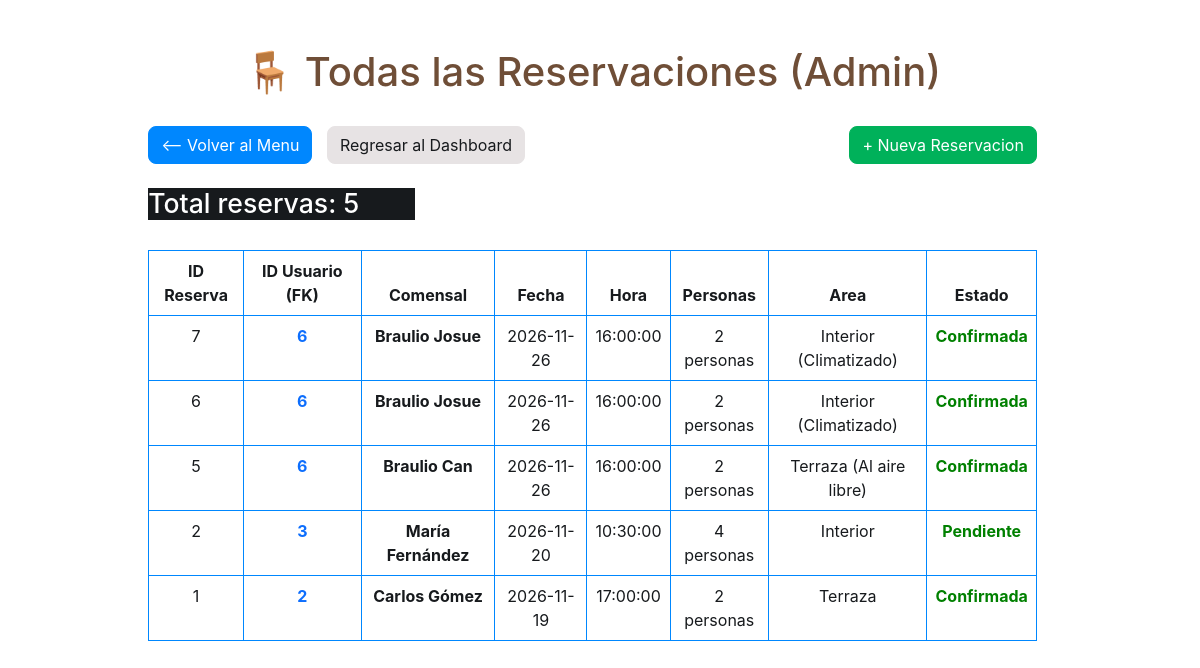
/vista/Verreservas.php (signed in), run on the app's committed database.
### tables this page shows
CREATE TABLE `reservaciones` (
  `id_reservacion` int(11) NOT NULL AUTO_INCREMENT,
  `id_user` int(11) NOT NULL,
  `nombre` varchar(100) DEFAULT NULL,
  `fecha` date NOT NULL,
  `hora` time NOT NULL,
  `personas` int(11) NOT NULL DEFAULT 2,
  `area` varchar(50) DEFAULT 'Interior' COMMENT 'Interior, Terraza, Barra, Zona Lounge',
  `notas` text DEFAULT NULL,
  `estado` enum('Pendiente','Confirmada','Cancelada','Completada') DEFAULT 'Pendiente',
  `creado_en` timestamp NOT NULL DEFAULT current_timestamp(),
  PRIMARY KEY (`id_reservacion`),
  KEY `fk_res_usuario` (`id_user`),
  CONSTRAINT `fk_res_usuario` FOREIGN KEY (`id_user`) REFERENCES `usuarios` (`id_user`) ON DELETE CASCADE
);

CREATE TABLE `usuarios` (
  `id_user` int(11) NOT NULL AUTO_INCREMENT,
  `nombre` varchar(50) NOT NULL,
  `apellido` varchar(50) NOT NULL,
  `email` varchar(100) NOT NULL,
  `password` varchar(255) NOT NULL,
  `tipo_usuario` int(11) NOT NULL DEFAULT 2 COMMENT '1: Administrador, 2: Comensal',
  `creado_en` timestamp NOT NULL DEFAULT current_timestamp(),
  PRIMARY KEY (`id_user`),
  UNIQUE KEY `email` (`email`)
);

### vista/Verreservas.php (the view, shortened to what this page needs)
<?php
$con = conection();
$id_user = $_SESSION['id_user'] ?? 0;
$nombre_user = $_SESSION['nombre'] ?? '';
$tipo_usuario = $_SESSION['tipo_usuario'] ?? 2;
if ($tipo_usuario == 1) {
    $sql = "SELECT r.*, u.nombre AS usuario_nombre, u.apellido AS usuario_apellido, u.email
            FROM reservaciones r
            INNER JOIN usuarios u ON r.id_user = u.id_user
            ORDER BY r.id_reservacion DESC";
} else {
    $sql = "SELECT r.*, u.nombre AS usuario_nombre, u.apellido AS usuario_apellido, u.email
            FROM reservaciones r
            INNER JOIN usuarios u ON r.id_user = u.id_user
            WHERE r.id_user = '$id_user'
            ORDER BY r.id_reservacion DESC";
}
$query = mysqli_query($con, $sql);
$total = mysqli_num_rows($query);
?>
<!DOCTYPE html>
<html lang="en">
<head>
    <link href="https://cdn.jsdelivr.net/npm/bootstrap@6.0.0-alpha.1/dist/css/bootstrap.min.css" rel="stylesheet"
>
    <link rel="stylesheet" href="../src/css/styles.css">
</head>
<body>
    <br><br>
    <div style="max-width: 75%; margin: 0 auto; margin-bottom: 50px;">
        <h2 class="fs-3xl" style="text-align: center; color: #6f4e37;">
            🪑 <?= $tipo_usuario == 1 ? 'Todas las Reservaciones (Admin)' : 'Mis Reservaciones (' . htmlspecialchars($nombre_user) . ')' ?>
        </h2>
        <br>
        <div style="display: flex; justify-content: space-between; align-items: center;">
            <div>
                <a href="menu.php" class="btn-solid theme-primary"> <-- Volver al Menu </a>
                <?php if ($tipo_usuario == 1) { ?>
                    <a href="dasboar.php" class="btn-solid theme-secondary" style="margin-left: 10px;"> Regresar al Dashboard </a>
                <?php } ?>
            </div>
            <a href="reservas.php" class="btn-solid theme-success"> + Nueva Reservacion </a>
        </div>
        <br>
        <h3 class="bg-inverse fg-contrast-inverse" style="max-width: 30%">
            <?= $tipo_usuario == 1 ? 'Total reservas:' : 'Mis reservas:' ?> <?= $total ?>
        </h3>
        <br>
        <table class="table table-bordered border-primary">
            <thead>
                <tr>
                    <th style="text-align: center;">ID Reserva</th>
                    <th style="text-align: center;">ID Usuario (FK)</th>
                    <th style="text-align: center;">Comensal</th>
                    <th style="text-align: center;">Fecha</th>
                    <th style="text-align: center;">Hora</th>
                    <th style="text-align: center;">Personas</th>
                    <th style="text-align: center;">Area</th>
                    <th style="text-align: center;">Estado</th>
                </tr>
            </thead>
            <tbody>
                <?php if ($total > 0) { ?>
                    <?php while ($row = mysqli_fetch_assoc($query)) {
                        $nombre_mostrar = !empty($row['nombre']) ? $row['nombre'] : ($row['usuario_nombre'] . ' ' . $row['usuario_apellido']);
                    ?>
                        <tr>
                            <td style="text-align: center;"><?= $row['id_reservacion'] ?></td>
                            <td style="text-align: center; font-weight: bold; color: #0d6efd;"><?= $row['id_user'] ?></td>
                            <td style="text-align: center; font-weight: bold;"><?= htmlspecialchars($nombre_mostrar) ?></td>
                            <td style="text-align: center;"><?= $row['fecha'] ?></td>
                            <td style="text-align: center;"><?= $row['hora'] ?></td>
                            <td style="text-align: center;"><?= $row['personas'] ?> personas</td>
                            <td style="text-align: center;"><?= $row['area'] ?></td>
                            <td style="text-align: center; color: green; font-weight: bold;"><?= $row['estado'] ?></td>
                        </tr>
                    <?php } ?>
                <?php } else { ?>
                    <tr>
                        <td colspan="8" style="text-align: center; color: gray;">No tienes reservaciones registradas todavia.</td>
                    </tr>
                <?php } ?>
            </tbody>
        </table>
    </div>
</body>
</html>

### data on the page
reservaciones: id_reservacion "7", id_user "6", nombre "Braulio Josue", fecha "2026-11-26", hora "16:00:00", personas "2", area "Interior (Climatizado)", estado "Confirmada"
reservaciones: id_reservacion "6", id_user "6", nombre "Braulio Josue", fecha "2026-11-26", hora "16:00:00", personas "2", area "Interior (Climatizado)", estado "Confirmada"
reservaciones: id_reservacion "5", id_user "6", nombre "Braulio Can", fecha "2026-11-26", hora "16:00:00", personas "2", area "Terraza (Al aire libre)", estado "Confirmada"
reservaciones: id_reservacion "2", id_user "3", nombre.apellido "María Fernández", fecha "2026-11-20", hora "10:30:00", personas "4", area "Interior", estado "Pendiente"
reservaciones: id_reservacion "1", id_user "2", nombre.apellido "Carlos Gómez", fecha "2026-11-19", hora "17:00:00", personas "2", area "Terraza", estado "Confirmada"

### other printed values
$total "5"
